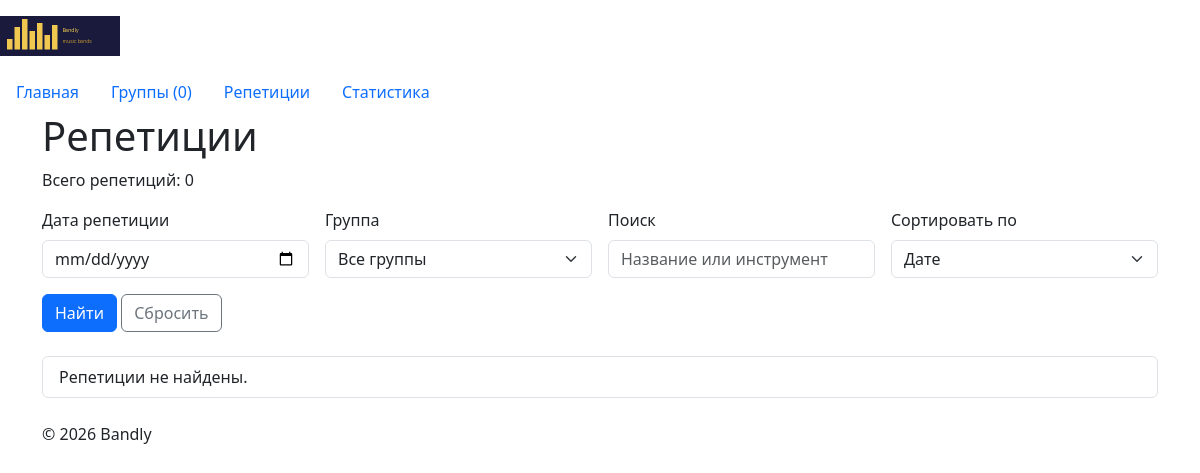
/rehearsals/, run on an earlier commit of the app's database.
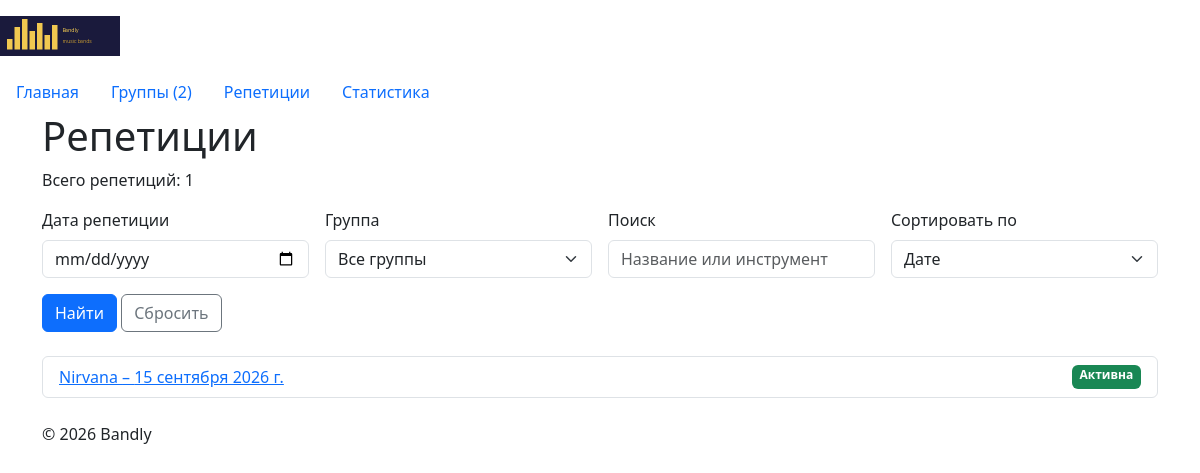
And on a later commit of the database.
### rehearsals/models.py (models this page shows, shortened)
class Rehearsal(models.Model):
    class Status(models.TextChoices):
        ACTIVE = "active", "Активна"
        CANCELLED = "cancelled", "Отменена"
        COMPLETED = "completed", "Завершена"
    band = models.ForeignKey(
        "bands.Band",
        on_delete=models.PROTECT,
        related_name="rehearsals",
        verbose_name="Группа",
    )
    rehearsal_date = models.DateField(
        verbose_name="Дата репетиции",
    )
    participants = models.PositiveIntegerField(
        default=0,
        verbose_name="Число участников",
        help_text="Укажите планируемое число участников репетиции.",
    )
    status = models.CharField(
        max_length=12,
        choices=Status.choices,
        default=Status.ACTIVE,
        verbose_name="Статус репетиции",
    )
    objects = RehearsalManager()
    class Meta:
        ordering = ["rehearsal_date", "pk"]
        verbose_name = "Репетиция"
        verbose_name_plural = "Репетиции"

### rehearsals/views.py (the view, shortened to what this page needs)
# urls.py: path("", views.rehearsal_list, name="list"),
def rehearsal_list(request):
    booking_date = request.GET.get("date", "").strip()
    band_id = request.GET.get("band", "").strip()
    query = request.GET.get("q", "").strip()
    sort = request.GET.get("sort", "date")
    error = None
    rehearsals_data = Rehearsal.objects.active()
    if band_id.isdigit():
        rehearsals_data = rehearsals_data.filter(
            band_id=int(band_id),
        )
    if query:
        rehearsals_data = rehearsals_data.filter(
            Q(band__name__icontains=query)
            | Q(band__required_instrument__icontains=query),
        )
    sort_field = SORT_FIELDS.get(sort, "rehearsal_date")
    rehearsals_data = (
        rehearsals_data.annotate(
            band_name=F("band__name"),
        )
        .values(
            "id",
            "rehearsal_date",
            "participants",
            "status",
            "band_name",
        )
        .order_by(sort_field, "id")
    )
    paginator = Paginator(rehearsals_data, 5)
    page_obj = paginator.get_page(request.GET.get("page"))
    context = {
        "rehearsals": page_obj,
        "page_obj": page_obj,
        "booking_date": booking_date,
        "selected_band": band_id,
        "query": query,
        "sort": sort if sort in SORT_FIELDS else "date",
        "bands": Band.objects.order_by("name"),
        "error": error,
    }
    return render(request, "rehearsals/rehearsal_list.html", context)

### bands/context_processors.py (called while the page is built)
def band_context(request):
    bands_count = Band.objects.count()
    return {
        "site_name": "Bandly",
        "bands_count": bands_count,
    }

### rehearsals/models.py (called while the page is built)
    def active(self):
        return self.filter(status=self.model.Status.ACTIVE)

### rehearsals/templates/rehearsals/rehearsal_list.html (shortened to what this page needs)
{% extends "base.html" %}
{% block content %}
 <h1>Репетиции</h1>
 <p>
 Всего репетиций: {{ page_obj.paginator.count }}
 </p>
 <form method="get" class="mb-4">
  <div class="row g-3 align-items-end">
   <div class="col-md-3">
    <label for="date" class="form-label">Дата репетиции</label>
    <input type="date" id="date" name="date" class="form-control" value="{{ booking_date }}">
   </div>
   <div class="col-md-3">
    <label for="band" class="form-label">Группа</label>
    <select id="band" name="band" class="form-select">
     <option value="">Все группы</option>
    </select>
   </div>
   <div class="col-md-3">
    <label for="q" class="form-label">Поиск</label>
    <input type="text" id="q" name="q" class="form-control" value="{{ query }}" placeholder="Название или инструмент">
   </div>
   <div class="col-md-3">
    <label for="sort" class="form-label">Сортировать по</label>
    <select id="sort" name="sort" class="form-select">
     <option value="date"{% if sort == "date" %} selected{% endif %}>Дате</option>
    </select>
   </div>
   <div class="col-md-3">
    <button type="submit" class="btn btn-primary">Найти</button>
    <a href="{% url 'rehearsals:list' %}" class="btn btn-outline-secondary">Сбросить</a>
   </div>
  </div>
 </form>
 <ul class="list-group">
 {% for rehearsal in rehearsals %}
  <li class="list-group-item d-flex justify-content-between">
   <a href="{% url 'rehearsals:detail' rehearsal.id %}">
    {{ rehearsal.band_name }} – {{ rehearsal.rehearsal_date }}
   </a>
   {% include "rehearsals/includes/rehearsal_status.html" %}
  </li>
 {% empty %}
  <li class="list-group-item">
   Репетиции не найдены.
  </li>
 {% endfor %}
 </ul>
{% endblock %}

### rehearsals/templates/rehearsals/includes/rehearsal_status.html
{% if rehearsal.status == "cancelled" %}
 <span class="badge bg-secondary rehearsal-status rehearsal-status-cancelled">
 Отменена
 </span>
{% elif rehearsal.status == "completed" %}
 <span class="badge bg-info rehearsal-status rehearsal-status-completed">
 Завершена
 </span>
{% elif rehearsal.status == "active" %}
 <span class="badge bg-success rehearsal-status rehearsal-status-active">
 Активна
 </span>
{% else %}
 <span class="badge bg-warning rehearsal-status rehearsal-status-unknown">
 Статус неизвестен
 </span>
{% endif %}

What changed in the data, as far as the page shows it:
added Rehearsal: band_name "Nirvana", rehearsal_date "15 сентября 2026 г.", status "Активна"
Also different on the page:
{{ bands_count }}: "0" → "2"
{{ page_obj.paginator.count }}: "0" → "1"
text no longer shown: "Репетиции не найдены."
